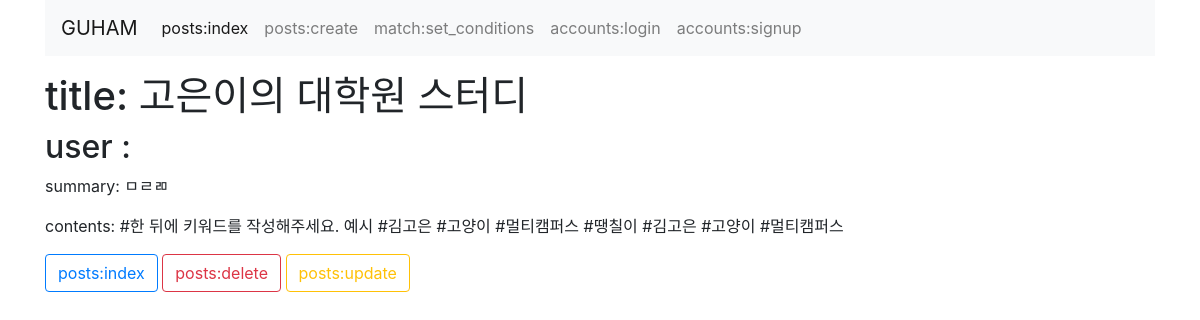
Page /posts/4/detail/ on the committed database.
### posts/models.py (models this page shows)
class Post(models.Model):
    title = models.CharField(max_length=50)
    study_category = models.CharField(max_length=10, choices=STUDY_CATEGORY)
    number_people = models.IntegerField()
    study_place = models.CharField(max_length=10, choices=STUDY_PLACE)
    study_day = models.CharField(max_length=10, choices=STUDY_DAY)
    study_time = models.CharField(max_length=10, choices=STUDY_TIME)
    content = models.TextField()
    summary = models.TextField()

### posts/views.py (the view)
# urls.py: path('<int:post_id>/detail/', views.detail, name='detail'),  # 스터디 모집 글 열람
def detail(request, post_id):
    post_selected = Post.objects.get(id=post_id)
    context = {
        'post_selected': post_selected,
    }
    return render(request, 'posts/detail.html', context)

### posts/templates/posts/detail.html (shortened to what this page needs)
{% extends 'posts/base.html' %}
{% block body %}
<h1>title: {{post_selected.title}}</h1>
<h2>user : {{post_selected.user}}</h2>
<p>summary: {{post_selected.summary}}</p>
<p>contents: {{post_selected.content}}</p>
<a href="{% url 'posts:index' %}" class="btn btn-outline-primary">posts:index</a>
<a href="{% url 'posts:delete' post_selected.id %}" class="btn btn-outline-danger">posts:delete</a>
<a href="{% url 'posts:update' post_selected.id %}" class="btn btn-outline-warning">posts:update</a>
{% endblock %}

### rows in the picture
Post: title "고은이의 대학원 스터디", summary "ㅁㄹㄻ", content "#한 뒤에 키워드를 작성해주세요. 예시 #김고은 #고양이 #멀티캠퍼스 #땡칠이 #김고은 #고양이 #멀티캠퍼스"
